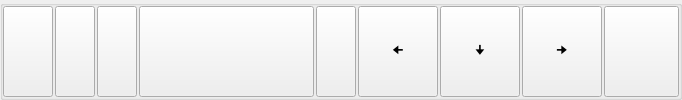
                     <widget class="QGroupBox" name="groupBox_12">
                      <property name="minimumSize">
                       <size>
                        <width>0</width>
                        <height>34</height>
                       </size>
                      </property>
                      <property name="title">
                       <string/>
                      </property>
                      <layout class="QHBoxLayout" name="horizontalLayout_10">
                       <property name="spacing">
                        <number>2</number>
                       </property>
                       <property name="leftMargin">
                        <number>0</number>
                       </property>
                       <property name="topMargin">
                        <number>0</number>
                       </property>
                       <property name="rightMargin">
                        <number>0</number>
                       </property>
                       <property name="bottomMargin">
                        <number>0</number>
                       </property>
                       <item>
                        <widget class="QPushButton" name="pushButton_49">
                         <property name="minimumSize">
                          <size>
                           <width>50</width>
                           <height>30</height>
                          </size>
                         </property>
                         <property name="maximumSize">
                          <size>
                           <width>16777214</width>
                           <height>16777214</height>
                          </size>
                         </property>
                         <property name="text">
                          <string/>
                         </property>
                         <property name="icon">
                          <iconset resource="../Imgs/imgRes.qrc">
                           <normaloff>:/Icons/ctrl.png</normaloff>:/Icons/ctrl.png</iconset>
                         </property>
                         <property name="iconSize">
                          <size>
                           <width>45</width>
                           <height>25</height>
                          </size>
                         </property>
                        </widget>
                       </item>
                       <item>
                        <widget class="QPushButton" name="pushButton_50">
                         <property name="minimumSize">
                          <size>
                           <width>30</width>
                           <height>30</height>
                          </size>
                         </property>
                         <property name="maximumSize">
                          <size>
                           <width>16777214</width>
                           <height>16777214</height>
                          </size>
                         </property>
                         <property name="text">
                          <string/>
                         </property>
                         <property name="icon">
                          <iconset resource="../Imgs/imgRes.qrc">
                           <normaloff>:/Icons/win.png</normaloff>:/Icons/win.png</iconset>
                         </property>
                         <property name="iconSize">
                          <size>
                           <width>38</width>
                           <height>18</height>
                          </size>
                         </property>
                        </widget>
                       </item>
                       <item>
                        <widget class="QPushButton" name="pushButton_51">
                         <property name="minimumSize">
                          <size>
                           <width>30</width>
                           <height>30</height>
                          </size>
                         </property>
                         <property name="maximumSize">
                          <size>
                           <width>16777214</width>
                           <height>16777214</height>
                          </size>
                         </property>
                         <property name="text">
                          <string/>
                         </property>
                         <property name="icon">
                          <iconset resource="../Imgs/imgRes.qrc">
                           <normaloff>:/Icons/alt.png</normaloff>:/Icons/alt.png</iconset>
                         </property>
                         <property name="iconSize">
                          <size>
                           <width>45</width>
                           <height>25</height>
                          </size>
                         </property>
                        </widget>
                       </item>
                       <item>
                        <widget class="QPushButton" name="pushButton_52">
                         <property name="minimumSize">
                          <size>
                           <width>175</width>
                           <height>30</height>
                          </size>
                         </property>
                         <property name="maximumSize">
                          <size>
                           <width>16777214</width>
                           <height>16777214</height>
                          </size>
                         </property>
                         <property name="styleSheet">
                          <string notr="true"/>
                         </property>
                         <property name="text">
                          <string/>
                         </property>
                        </widget>
                       </item>
                       <item>
                        <widget class="QPushButton" name="pushButton_53">
                         <property name="minimumSize">
                          <size>
                           <width>30</width>
                           <height>30</height>
                          </size>
                         </property>
                         <property name="maximumSize">
                          <size>
                           <width>16777214</width>
                           <height>16777214</height>
                          </size>
                         </property>
                         <property name="text">
                          <string/>
                         </property>
                         <property name="icon">
                          <iconset resource="../Imgs/imgRes.qrc">
                           <normaloff>:/Icons/alt.png</normaloff>:/Icons/alt.png</iconset>
                         </property>
                         <property name="iconSize">
                          <size>
                           <width>45</width>
                           <height>25</height>
                          </size>
                         </property>
                        </widget>
                       </item>
                       <item>
                        <widget class="QPushButton" name="pushButton_54">
                         <property name="minimumSize">
                          <size>
                           <width>30</width>
                           <height>30</height>
                          </size>
                         </property>
                         <property name="maximumSize">
                          <size>
                           <width>16777214</width>
                           <height>16777214</height>
                          </size>
                         </property>
                         <property name="styleSheet">
                          <string notr="true"/>
                         </property>
                         <property name="text">
                          <string>🠈</string>
                         </property>
                        </widget>
                       </item>
                       <item>
                        <widget class="QPushButton" name="pushButton_55">
                         <property name="minimumSize">
                          <size>
                           <width>30</width>
                           <height>30</height>
                          </size>
                         </property>
                         <property name="maximumSize">
                          <size>
                           <width>16777214</width>
                           <height>16777214</height>
                          </size>
                         </property>
                         <property name="styleSheet">
                          <string notr="true"/>
                         </property>
                         <property name="text">
                          <string>🠋</string>
                         </property>
                        </widget>
                       </item>
                       <item>
                        <widget class="QPushButton" name="pushButton_56">
                         <property name="minimumSize">
                          <size>
                           <width>30</width>
                           <height>30</height>
                          </size>
                         </property>
                         <property name="maximumSize">
                          <size>
                           <width>16777214</width>
                           <height>16777214</height>
                          </size>
                         </property>
                         <property name="styleSheet">
                          <string notr="true"/>
                         </property>
                         <property name="text">
                          <string>🠊</string>
                         </property>
                        </widget>
                       </item>
                       <item>
                        <widget class="QPushButton" name="pushButton_57">
                         <property name="minimumSize">
                          <size>
                           <width>75</width>
                           <height>30</height>
                          </size>
                         </property>
                         <property name="maximumSize">
                          <size>
                           <width>16777214</width>
                           <height>16777214</height>
                          </size>
                         </property>
                         <property name="text">
                          <string/>
                         </property>
                         <property name="icon">
                          <iconset resource="../Imgs/imgRes.qrc">
                           <normaloff>:/Icons/menu.png</normaloff>:/Icons/menu.png</iconset>
                         </property>
                         <property name="iconSize">
                          <size>
                           <width>18</width>
                           <height>18</height>
                          </size>
                         </property>
                        </widget>
                       </item>
                      </layout>
                     </widget>
